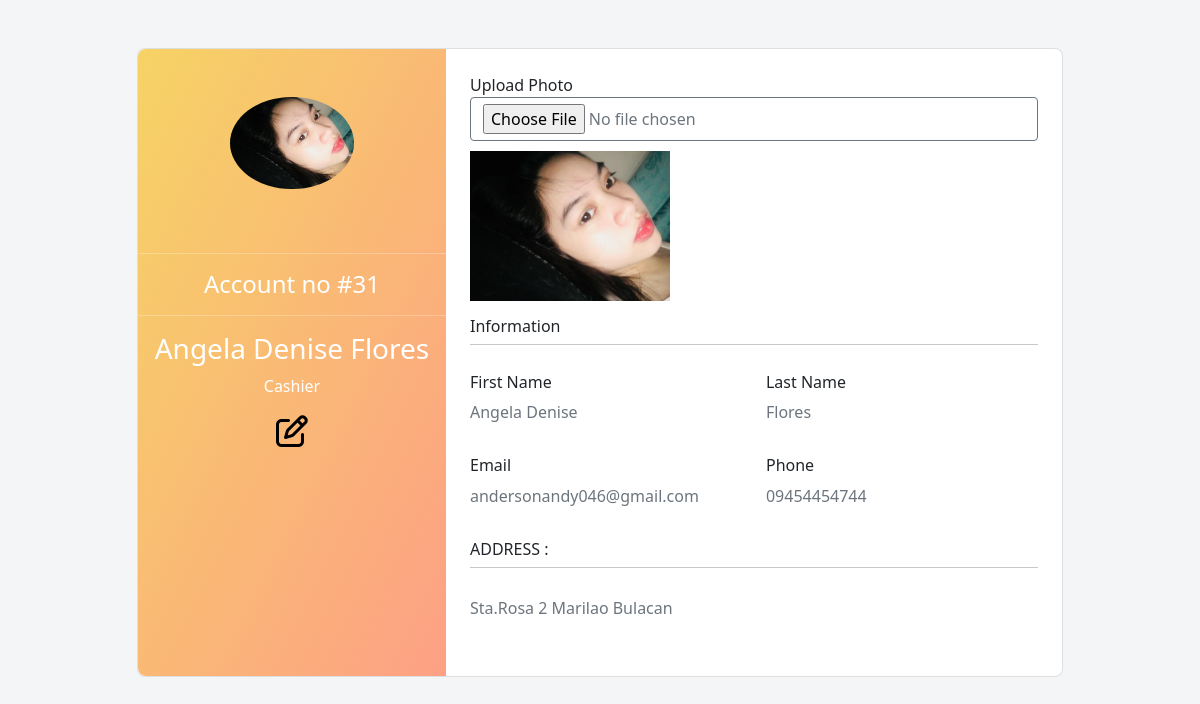
The app's page /administrator/adminpages/viewProfile.php (signed in) with its own data.
### tables this page shows
CREATE TABLE `account` (
  `acc_id` int(11) NOT NULL,
  `acc_created` date NOT NULL,
  `acc_username` varchar(255) NOT NULL,
  `acc_password` varchar(255) NOT NULL,
  `acc_fname` varchar(255) NOT NULL,
  `acc_lname` varchar(255) NOT NULL,
  `acc_type` varchar(255) NOT NULL,
  `acc_status` int(11) NOT NULL,
  `acc_email` varchar(255) NOT NULL,
  `acc_contact` varchar(255) NOT NULL,
  `emp_image` varchar(255) NOT NULL,
  `emp_address` varchar(255) NOT NULL,
  `acc_lastEdit` datetime DEFAULT NULL,
  `Otp` varchar(6) NOT NULL
);

### administrator/adminpages/backend/session.php (called while the page is built, shortened)
<?php
if (isset($_SESSION["acc_id"])) {
    $acc_id = $_SESSION["acc_id"];
    $stmt = $connections->prepare("SELECT * FROM account WHERE acc_id = ?");
    $stmt->bind_param("s", $acc_id);
    $stmt->execute();
    $result = $stmt->get_result();
    if ($result->num_rows > 0) {
        $row = $result->fetch_assoc();
        $db_acc_id = $row["acc_id"];
        $db_acc_fname = $row["acc_fname"];
        $db_acc_lname = $row["acc_lname"];
        $db_emp_image = $row["emp_image"];
        $fullname = ucfirst($db_acc_fname) . " " . $db_acc_lname;
        $db_acc_contact = $row["acc_contact"];
        $db_emp_address = $row["emp_address"];
        $db_acc_type = $row["acc_type"];
        $db_acc_email = $row["acc_email"];
    } else {
		date_default_timezone_set('Asia/Manila');
		$currentDateTime = date('Y-m-d g:i A');
		mysqli_query($connections, "UPDATE system_log SET sys_logout = '$currentDateTime' where sys_user_id ='$acc_id'");
    }
} else {
    echo "<script>window.location.href='../main/';</script>";
}
?>

### administrator/adminpages/backend/back_navbar.php (called while the page is built, shortened)
<?php
include ("../connection.php");
include "session.php";
?>

### administrator/adminpages/viewProfile.php (the view, shortened to what this page needs)
<?php
include "../connection.php";
include("backend/back_navbar.php");
?>
<html lang="en">
<head>
    <link rel="stylesheet" href="https://cdnjs.cloudflare.com/ajax/libs/font-awesome/5.15.4/css/all.min.css">
    <link rel="stylesheet" href="https://cdnjs.cloudflare.com/ajax/libs/font-awesome/6.1.1/css/all.min.css" />
    <link rel="stylesheet" href="https://cdn.jsdelivr.net/npm/bootstrap@5.1.3/dist/css/bootstrap.min.css">
</head>
<body>
<section class="vh-100" style="background-color: #f4f5f7;">
  <div class="container py-5 h-100" >
    <div class="row d-flex justify-content-center align-items-center h-500" >
      <div class="col col-lg-10 mb-4 mb-lg-0" >
        <div class="card mb-3" style="border-radius: .5rem;" >
          <div class="row g-0" >
            <div class="col-md-4 gradient-custom text-center text-white"
              style="border-top-left-radius: .5rem; border-bottom-left-radius: .5rem;" >
              <?php if($db_emp_image){ ?>
            <img src="../../upload_img/<?php echo $db_emp_image ?>"
                alt="Avatar" class="img-fluid my-5" style="width: 40%; border-radius:50%; " />
          <?php }else{?>
            <img src="../../upload_system/empty.png" alt="Avatar" class="img-fluid my-5" style="width: 40%; border-radius:50%; ">
          <?php } ?>
          <hr>
          <h4>Account no #<?php echo $db_acc_id ?></h4>
          <hr>
              <h3><?php echo $fullname ?></h3>
              <p><?php echo ucfirst($db_acc_type)?></p>
              <button style="background: transparent; border:0;" class="btn-hover" data-bs-toggle="modal" data-bs-target="#ModViewProfile" data-db_prod_id="<?= $db_prod_id ?>">
                <i class="far fa-edit" style="font-size: 200%;"></i>
              </button>
            </div>
            <div class="col-md-8">
              <div class="card-body p-4">
              <div class="mb-3">
                        <label>Upload Photo</label>
                        <input type="file" name="emp_image" class="btn btn-outline-secondary col-12">
                        <?php if ($db_emp_image) : ?>
                            <img src="../../upload_img/<?php echo $db_emp_image; ?>" alt="Employee Image" style="max-width: 200px; margin-top: 10px;">
                        <?php else: ?>
                            <input type="hidden" name="current_emp_image" value="">
                        <?php endif; ?>
                    </div>
                <h6>Information</h6>
                <hr class="mt-0 mb-4">
                <div class="row pt-1">
                  <div class="col-6 mb-3">
                    <h6>First Name</h6>
                    <p class="text-muted"><?php echo $db_acc_fname?></p>
                  </div>
                  <div class="col-6 mb-3">
                    <h6>Last Name</h6>
                    <p class="text-muted"><?php echo  $db_acc_lname?></p>
                  </div>
                  <div class="col-6 mb-3">
                    <h6>Email</h6>
                    <p class="text-muted"><?php echo $db_acc_email?></p>
                  </div>
                  <div class="col-6 mb-3">
                    <h6>Phone</h6>
                    <p class="text-muted"><?php echo  $db_acc_contact?></p>
                  </div>
                </div>
                <h6>ADDRESS :</h6>
                <hr class="mt-0 mb-4">
                <div class="row pt-1">
                  <div class="col-6 mb-3">
                    <p class="text-muted"><?php echo $db_emp_address?></p>
                  </div>
                </div>
              </div>
            </div>
          </div>
        </div>
      </div>
    </div>
  </div>
</section>
</body>
</html>

### administrator/adminpages/viewProfile.php (style rules this page uses)
.gradient-custom { background: #f6d365; background: -webkit-linear-gradient(to right bottom, rgba(246, 211, 101, 1), rgba(253, 160, 133, 1)); background: linear-gradient(to right bottom, rgba(246, 211, 101, 1), rgba(253, 160, 133, 1)) }

### records on screen
account: emp_image (picture), acc_id "31", fullname "Angela Denise Flores", acc_type "Cashier", acc_fname "Angela Denise", acc_lname "Flores", acc_email "andersonandy046@gmail.com", acc_contact "09454454744", emp_address "Sta.Rosa 2 Marilao Bulacan"
